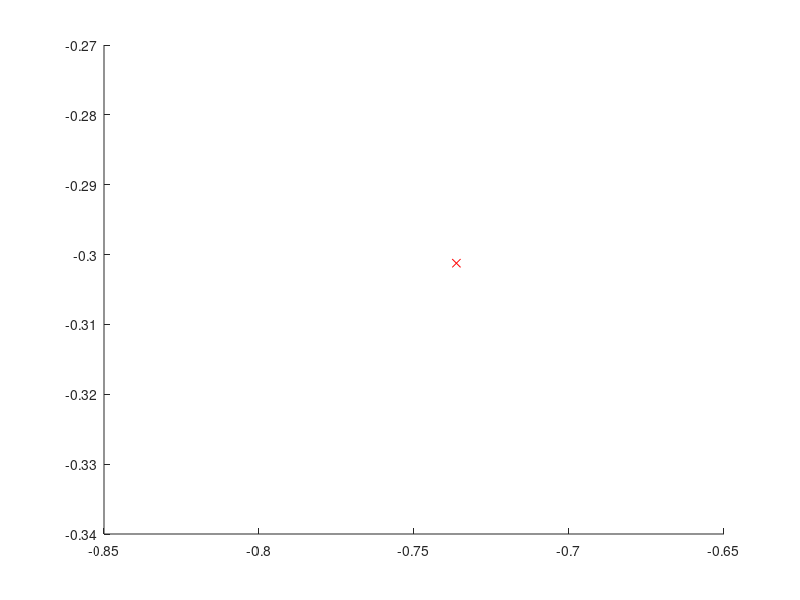

Reproduce this figure in MATLAB. (Note: this script raises an error after producing the figure.)
%% Initialization
r = randn(3,50000); % Use a large n
r = bsxfun(@rdivide,r,sqrt(sum(r.^2,1)));
x = r(1,:);
y = r(2,:);
z = r(3,:);

figure
%scatter3(x,y,z)

randomInt = randperm(length(r),1);

hold on;
randomPoint = [x(randomInt); y(randomInt); z(randomInt)];
scatter3(randomPoint(1),randomPoint(2),randomPoint(3),'r','x');
 
location = randomPoint; %starts at a random point on the sphere

%% Distance Calculation
boxSearchDims = 0.05;    

for a = 1:length(x) 
    if abs(x(a)-location(1)) < boxSearchDims || abs(y(a)-location(2)) < boxSearchDims || abs(z(a)-location(3)) < boxSearchDims
        distance(a) = ((x(a)-location(1))^2 + (y(a)-location(2))^2 + (z(a)-location(3))^2)^(1/2);
    else 
        distance(a) = 5;
    end 
end 

closePoints = mink (distance,40);
for b = 2:length(closePoints)
       result(b) = find(distance== closePoints(b));
       %scatter3(x(result(b)),y(result(b)),z(result(b)),'b','filled');
end 

%% Second Point
indexPoint = randperm(length(result),1);    %selects random point from 1 to length of the result vector
secondPointElem = result(indexPoint);    %returns the corresponding element index from previous line
secondPoint = [x(secondPointElem);y(secondPointElem);z(secondPointElem)];   %gives point value indicated by element index
%scatter3(secondPoint(1),secondPoint(2),secondPoint(3),'g','filled');    %plots random next point in green

%% First Vector
firstVector = [secondPoint(1)-location(1);secondPoint(2)-location(2);secondPoint(3)-location(3)];
%quiver3(location(1),location(2),location(3),firstVector(1),firstVector(2),firstVector(3))

totalVector = [firstVector(1),firstVector(2),firstVector(3),location(1),location(2),location(3)]; %running storage of vector and coordinates

scatter3(secondPoint(1),secondPoint(2),secondPoint(3),'g','filled');

%% Continuing Path
scatter3(x,y,z)
scatter3(randomPoint(1),randomPoint(2),randomPoint(3),'r','x');
nextPoint = secondPoint; %starts off code
previousPoint = secondPoint;
lastVector = firstVector;
%clear the plot and replot just the points and second point with first vector, research for new close points
%this should eventually turn into a loop
for sim = 2:6000

%previous code
%{
for a = 1:length(x)
    distance(a) = ((x(a)-nextPoint(1))^2 + (y(a)-nextPoint(2))^2 + (z(a)-nextPoint(3))^2)^(1/2);
end 
%}

%new proposal
for a = 1:length(x) 
    if abs(x(a)-nextPoint(1)) < boxSearchDims || abs(y(a)-nextPoint(2)) < boxSearchDims || abs(z(a)-nextPoint(3)) < boxSearchDims
        distance(a) = ((x(a)-nextPoint(1))^2 + (y(a)-nextPoint(2))^2 + (z(a)-nextPoint(3))^2)^(1/2);
    else 
        distance(a) = 5;
    end 
end 

closePoints = mink (distance,65);


for b = 1:length(closePoints)
       secondResult(b) = find(distance== closePoints(b));
       %scatter3(x(secondResult(b)),y(secondResult(b)),z(secondResult(b)),'b','filled');
end 

for c = 1:length(closePoints)
    point(c,:) = [x(secondResult(c)),y(secondResult(c)),z(secondResult(c))];
    vectors(c,:) = [point(c,1)-nextPoint(1),point(c,2)-nextPoint(2),point(c,3)-nextPoint(3)];
    vectorRadian(c,:) = atan2(norm(cross(vectors(c,:),lastVector)), dot(vectors(c,:),lastVector));
    vectorAngles(c,1) = rad2deg(vectorRadian(c,1));
    
    
    if vectorAngles(c,1) < 30 %invalidates all vectors that deviate by more than 30 degrees 
        validPoints(c,:) = point(c,:);
        scatter3(point(c,1),point(c,2),point(c,3),'b')
        
        if validPoints(c,1) == previousPoint(1) || validPoints(c,2) == previousPoint(2) || validPoints(c,3) == previousPoint(3)
            validPoints(c,:) = 0;
        end     
    else 
        %failingPoints(c,:) = point(c,:);
        validPoints(c,:) = 0;
    end 
    %validIndexes(c,1) = vectorAngles(c,1) < 30;
    %scatter3(x(secondResult(b)),y(secondResult(b)),z(secondResult(b)),'b','filled');

end 

cleanValidPoints = validPoints(any(validPoints,2),:); %this is where I would implement the weighting average


%usedVector = (nextPoint(1),nextPoint(2),nextPoint(3)


totalVector(sim,4:6) = [nextPoint(1),nextPoint(2),nextPoint(3)];


indexPoint2 = randperm(size(cleanValidPoints,1),1);    
nextPoint(:) = cleanValidPoints(indexPoint2,:);   
scatter3(nextPoint(1),nextPoint(2),nextPoint(3),'g','filled');
totalVector(sim,1:3)= [nextPoint(1)-previousPoint(1),nextPoint(2)-previousPoint(2),nextPoint(3)-previousPoint(3)]; %updates the total vector
lastVector = [nextPoint(1)-previousPoint(1),nextPoint(2)-previousPoint(2),nextPoint(3)-previousPoint(3)];
quiver3(previousPoint(1),previousPoint(2),previousPoint(3),totalVector(sim,1),totalVector(sim,2),totalVector(sim,3))


previousPoint = nextPoint;

    

F = getframe
end 

aimshow(F.cdata)

%p0 = [1 2 3];
%p1 = [4 5 6];
%vectarrow(p0,p1)

%find vectors between the new point and surrounding points, select a point based on what has < a certain angle difference between the vectors 


%% To do
%see if we can search by an area rather than calculating distance to
%points-- do a comparison of point distances first, i.e. check to see if x
%is within a certain distance
%this will allow us to increase the point density without exponentially
%increasing compute time
%should we order the points on the sphere first?
